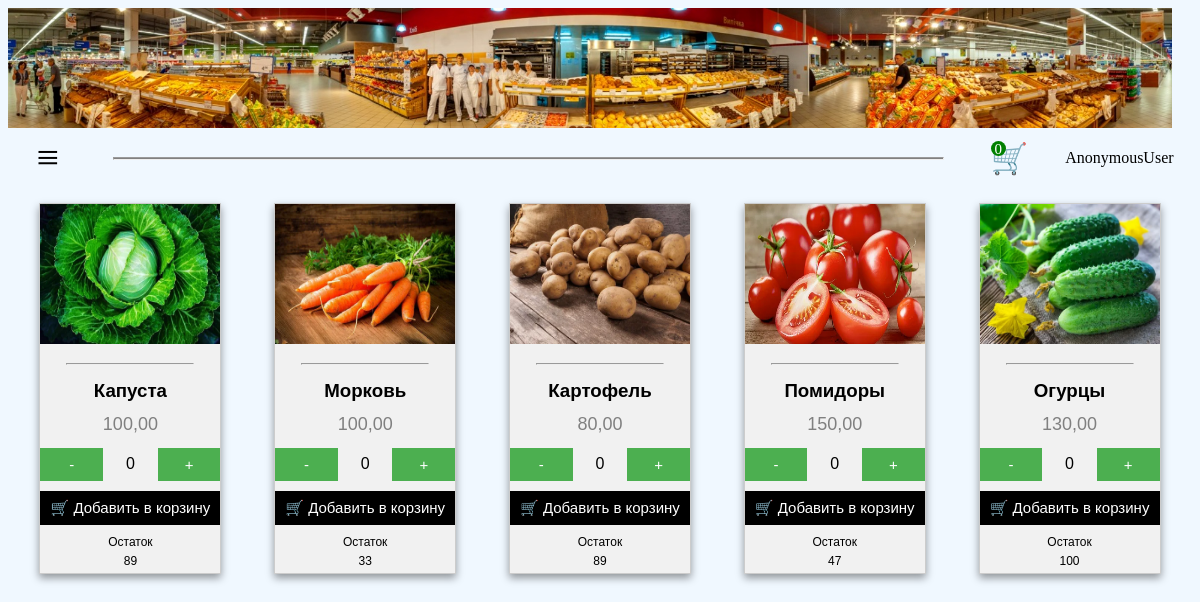
Page /products/Овощи/ on the earlier database version.
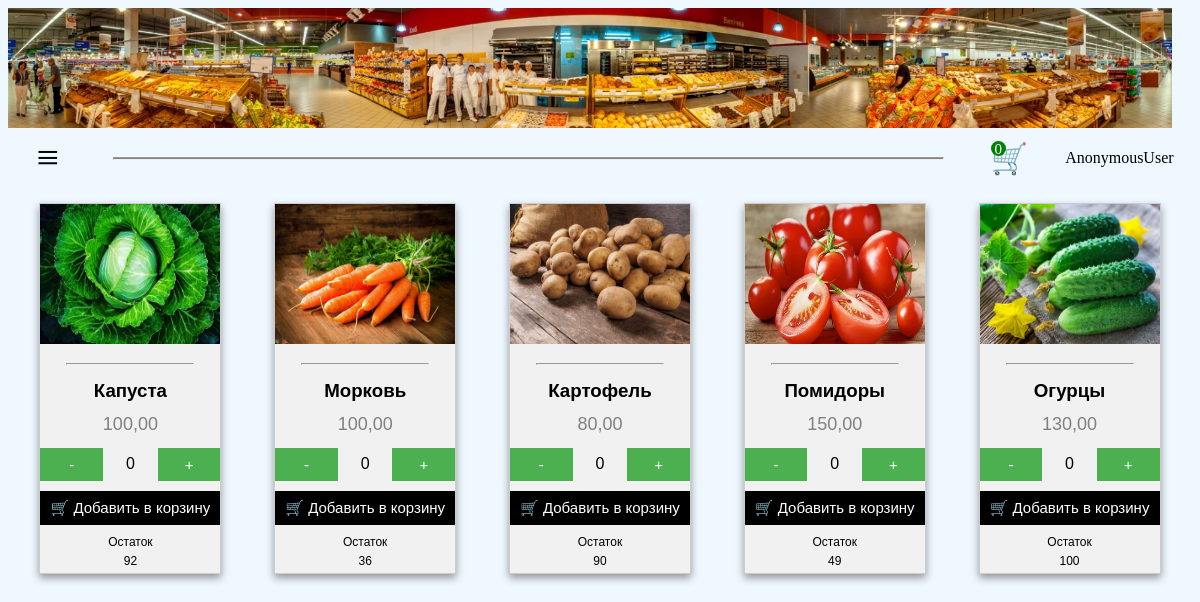
Same page on the later database version.
### shop/models.py (models this page shows, shortened)
class Product(models.Model):
    name = models.CharField(max_length=255)
    description = models.TextField()
    price = models.DecimalField(max_digits=10, decimal_places=2)
    image = models.ImageField(upload_to="shop/media/products")
    created_at = models.DateTimeField(auto_now_add=True)
    updated_at = models.DateTimeField(auto_now=True)
    category = models.ForeignKey(
        Category,
        on_delete=models.SET_NULL,
        null=True,
        blank=True,
        related_name="product_set",
    )
    discount = models.DecimalField(
        max_digits=5, decimal_places=2, null=True, blank=True
    )
    is_active = models.BooleanField(default=True)
    stock_quantity = models.PositiveIntegerField(default=0)
    attributes = models.JSONField(blank=True, null=True)
    def __str__(self):
        return self.name

### shop/views.py (the view)
def product_in_category(request, category_name):
    products = get_products_in_category(category_name)
    return render(
        request,
        "product_in_category.html",
        {"products": products},
    )

### shop/cont_processor/count_bascket.py (called while the page is built)
def count_products_in_bascket(request):
    try:
        cart = Cart.objects.get(user=request.user)
        count = cart.items.count()
        print(count)
        return {"count": count}
    except Exception as e:
        print(e)
        return {"count": 0}

### shop/process_db/processor_db.py (called while the page is built)
def get_products_in_category(category_name):
    category = get_object_or_404(Category, name=category_name)
    return Product.objects.filter(category=category)

### shop/templates/product_in_category.html (shortened to what this page needs)
{% extends 'main.html' %}
{% block content %}
  <div class="conteiner">
    {% for product in products %}
      <div class="card">
        {% if product.image %}
          <img src="{{ product.image.url }}" alt="Товар" style="width: 180px; height: 140px;" />
        {% else %}
          <img src="/static/zagluschka.jpg " style="width: 180px; height: 140px;" />
        {% endif %}
        <hr />
        <h3>{{ product }}</h3>
        <p class="price">{{ product.price }}</p>
        <div class="quantity">
          <button class="minus-btn">-</button>
          <div class="quantity-input">0</div>
          <button class="plus-btn">+</button>
        </div>
        <button class="add-to-cart-btn" data-product-id="{{ product.id }}">&#x1F6D2; Добавить в корзину</button>
        <div class="cart-footer">Остаток</div>
        <div class="cart-footer" id="{{ product.id }}">{{ product.stock_quantity }}</div>
      </div>
    {% endfor %}
  </div>
{% endblock %}

### shop/templates/main.html (shortened to what this page needs)
<!DOCTYPE html>
<html lang="en">
  <head>
  </head>
  <body>
    <div class="box">
      <div class="header">
      </div>
      <div class="logo">
        <span onclick="openNav()"><span class="menu-icon">&#8801;</span></span>
        <hr />
        <a href="{% url 'bascet' %}" id="basket" data-count="{{ count }}"><span class="bascet">&#x1F6D2;</span></a>
        <p>{{ request.user }}</p>
      </div>
      <div id="main">
        <div class="conteiner-main">
          {% block content %}
          {% endblock %}
        </div>
      </div>
    </div>
  </body>
</html>

### shop/templates/product_in_category.html (style rules this page uses)
.cart-footer { padding-bottom: 5px; font-size: 12px; }
.add-to-cart-btn { margin-top: 10px; background-color: black; margin-bottom: 10px; }
.card { border: 1px solid #ccc; width: 180px; margin: 10px; display: inline-block; }
.quantity { display: flex; align-items: center; }
.quantity-input { padding: 8px; width: 100px; text-align: center; margin: 0 5px; }
.plus-btn, .minus-btn { background-color: #4caf50; color: white; border: none; cursor: pointer; padding: 5px 10px; font-size: 16px; }
a { text-decoration: none; }
.card h3 { margin: 0.5vw; }
.card p { margin: 1vw; }
hr { width: 70%; margin: 15px auto; }
.conteiner { display: flex; flex-wrap: wrap; justify-content: space-around; }
.card { word-wrap: break-word; box-shadow: 0 4px 8px 0 rgba(0, 0, 0, 0.4); max-width: 200px; margin: 10px auto; text-align: center; font-family: arial; background-color: #f1f1f1; }
.price { color: grey; font-size: 18px; }
.card button { border: none; outline: 0; padding: 8px; color: white; text-align: center; cursor: pointer; width: 100%; font-size: 15px; }

### shop/templates/main.html (style rules this page uses)
#basket::before { color: green; content: attr(data-count); font-size: 15px; position: absolute; transform: translate(0, 0); width: 15px; height: 15px; border-radius: 20px; background-color: green; color: white; text-align: center; }
.header { margin: 0; background-image: url('/static/panorama.jpg'); background-repeat: no-repeat; background-size: cover; background-size: 100%; width: 97vw; height: 15vh; background-position: center; }
.logo hr { margin: auto 10px; height: 1px; background-color: gray; }
.logo { display: flex; justify-content: space-between; align-items: center; justify-content: space-around; }
.bascet { font-size: 30px; }
.menu-icon { width: 20px; display: inline-block; cursor: pointer; padding: 0 10px; font-size: 40px; line-height: 1.5; }
.header { display: flex; justify-content: center; }
body { background-color: aliceblue !important; }
#main { transition: margin-left 0.7s; padding: 5px; }

Differences in the rows shown:
changed Product "Капуста": stock_quantity "89" → "92"
changed Product "Морковь": stock_quantity "33" → "36"
changed Product "Картофель": stock_quantity "89" → "90"
changed Product "Помидоры": stock_quantity "47" → "49"
